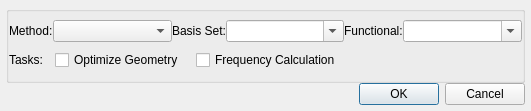
<?xml version="1.0" encoding="UTF-8"?>
<ui version="4.0">
 <class>ConfigureCalculationDialog</class>
 <widget class="QDialog" name="ConfigureCalculationDialog">
  <property name="geometry">
   <rect>
    <x>0</x>
    <y>0</y>
    <width>531</width>
    <height>111</height>
   </rect>
  </property>
  <property name="sizePolicy">
   <sizepolicy hsizetype="Preferred" vsizetype="Maximum">
    <horstretch>0</horstretch>
    <verstretch>0</verstretch>
   </sizepolicy>
  </property>
  <property name="windowTitle">
   <string>Configure NWChem Calculations</string>
  </property>
  <layout class="QVBoxLayout" name="verticalLayout">
   <property name="spacing">
    <number>0</number>
   </property>
   <property name="leftMargin">
    <number>6</number>
   </property>
   <property name="topMargin">
    <number>6</number>
   </property>
   <property name="rightMargin">
    <number>6</number>
   </property>
   <property name="bottomMargin">
    <number>6</number>
   </property>
   <item>
    <widget class="QGroupBox" name="groupBox">
     <property name="title">
      <string/>
     </property>
     <layout class="QVBoxLayout" name="verticalLayout_2">
      <property name="spacing">
       <number>0</number>
      </property>
      <property name="leftMargin">
       <number>0</number>
      </property>
      <property name="topMargin">
       <number>0</number>
      </property>
      <property name="rightMargin">
       <number>0</number>
      </property>
      <property name="bottomMargin">
       <number>0</number>
      </property>
      <item>
       <layout class="QHBoxLayout" name="horizontalLayout">
        <item>
         <widget class="QLabel" name="methodLabel">
          <property name="sizePolicy">
           <sizepolicy hsizetype="Maximum" vsizetype="Preferred">
            <horstretch>0</horstretch>
            <verstretch>0</verstretch>
           </sizepolicy>
          </property>
          <property name="text">
           <string>Method:</string>
          </property>
         </widget>
        </item>
        <item>
         <widget class="QComboBox" name="methodComboBox"/>
        </item>
        <item>
         <widget class="QLabel" name="basisLabel">
          <property name="sizePolicy">
           <sizepolicy hsizetype="Maximum" vsizetype="Preferred">
            <horstretch>0</horstretch>
            <verstretch>0</verstretch>
           </sizepolicy>
          </property>
          <property name="text">
           <string>Basis Set:</string>
          </property>
         </widget>
        </item>
        <item>
         <widget class="QComboBox" name="basisComboBox">
          <property name="editable">
           <bool>true</bool>
          </property>
         </widget>
        </item>
        <item>
         <widget class="QLabel" name="functionalLabel">
          <property name="sizePolicy">
           <sizepolicy hsizetype="Maximum" vsizetype="Preferred">
            <horstretch>0</horstretch>
            <verstretch>0</verstretch>
           </sizepolicy>
          </property>
          <property name="text">
           <string>Functional:</string>
          </property>
         </widget>
        </item>
        <item>
         <widget class="QComboBox" name="functionalComboBox">
          <property name="editable">
           <bool>true</bool>
          </property>
         </widget>
        </item>
       </layout>
      </item>
      <item>
       <layout class="QHBoxLayout" name="horizontalLayout_2">
        <property name="spacing">
         <number>12</number>
        </property>
        <item>
         <widget class="QLabel" name="tasksLabel">
          <property name="text">
           <string>Tasks:</string>
          </property>
         </widget>
        </item>
        <item>
         <widget class="QCheckBox" name="taskOptCheckBox">
          <property name="text">
           <string>Optimize Geometry</string>
          </property>
         </widget>
        </item>
        <item>
         <widget class="QCheckBox" name="taskFreqCheckBox">
          <property name="text">
           <string>Frequency Calculation</string>
          </property>
         </widget>
        </item>
        <item>
         <spacer name="horizontalSpacer">
          <property name="orientation">
           <enum>Qt::Horizontal</enum>
          </property>
          <property name="sizeHint" stdset="0">
           <size>
            <width>40</width>
            <height>20</height>
           </size>
          </property>
         </spacer>
        </item>
       </layout>
      </item>
     </layout>
    </widget>
   </item>
   <item>
    <widget class="QDialogButtonBox" name="buttonBox">
     <property name="orientation">
      <enum>Qt::Horizontal</enum>
     </property>
     <property name="standardButtons">
      <set>QDialogButtonBox::Cancel|QDialogButtonBox::Ok</set>
     </property>
    </widget>
   </item>
  </layout>
 </widget>
 <resources/>
 <connections>
  <connection>
   <sender>buttonBox</sender>
   <signal>accepted()</signal>
   <receiver>ConfigureCalculationDialog</receiver>
   <slot>accept()</slot>
   <hints>
    <hint type="sourcelabel">
     <x>248</x>
     <y>254</y>
    </hint>
    <hint type="destinationlabel">
     <x>157</x>
     <y>274</y>
    </hint>
   </hints>
  </connection>
  <connection>
   <sender>buttonBox</sender>
   <signal>rejected()</signal>
   <receiver>ConfigureCalculationDialog</receiver>
   <slot>reject()</slot>
   <hints>
    <hint type="sourcelabel">
     <x>316</x>
     <y>260</y>
    </hint>
    <hint type="destinationlabel">
     <x>286</x>
     <y>274</y>
    </hint>
   </hints>
  </connection>
 </connections>
</ui>
